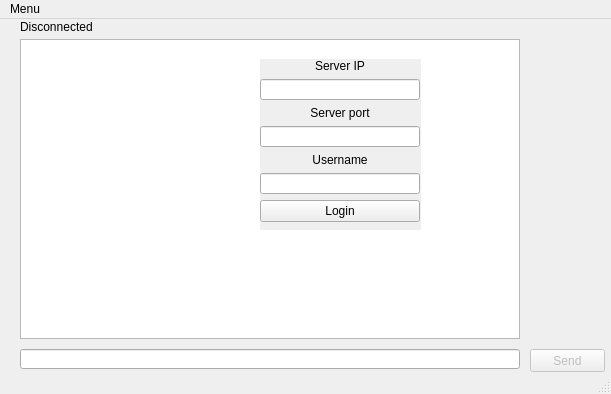
<?xml version="1.0" encoding="UTF-8"?>
<ui version="4.0">
 <class>MainWindow</class>
 <widget class="QMainWindow" name="MainWindow">
  <property name="geometry">
   <rect>
    <x>0</x>
    <y>0</y>
    <width>611</width>
    <height>394</height>
   </rect>
  </property>
  <property name="sizePolicy">
   <sizepolicy hsizetype="Minimum" vsizetype="Minimum">
    <horstretch>0</horstretch>
    <verstretch>0</verstretch>
   </sizepolicy>
  </property>
  <property name="windowTitle">
   <string>MainWindow</string>
  </property>
  <widget class="QWidget" name="centralwidget">
   <widget class="QPushButton" name="sendButton">
    <property name="enabled">
     <bool>false</bool>
    </property>
    <property name="geometry">
     <rect>
      <x>530</x>
      <y>330</y>
      <width>75</width>
      <height>23</height>
     </rect>
    </property>
    <property name="text">
     <string>Send</string>
    </property>
    <property name="shortcut">
     <string>Return</string>
    </property>
    <property name="flat">
     <bool>false</bool>
    </property>
   </widget>
   <widget class="QTextEdit" name="chatWindow">
    <property name="geometry">
     <rect>
      <x>20</x>
      <y>20</y>
      <width>500</width>
      <height>300</height>
     </rect>
    </property>
    <property name="readOnly">
     <bool>true</bool>
    </property>
   </widget>
   <widget class="QLineEdit" name="inputText">
    <property name="geometry">
     <rect>
      <x>20</x>
      <y>330</y>
      <width>500</width>
      <height>20</height>
     </rect>
    </property>
   </widget>
   <widget class="QWidget" name="loginWidget" native="true">
    <property name="enabled">
     <bool>true</bool>
    </property>
    <property name="geometry">
     <rect>
      <x>260</x>
      <y>40</y>
      <width>161</width>
      <height>171</height>
     </rect>
    </property>
    <property name="sizePolicy">
     <sizepolicy hsizetype="Minimum" vsizetype="Minimum">
      <horstretch>0</horstretch>
      <verstretch>0</verstretch>
     </sizepolicy>
    </property>
    <property name="autoFillBackground">
     <bool>true</bool>
    </property>
    <widget class="QWidget" name="verticalLayoutWidget">
     <property name="geometry">
      <rect>
       <x>0</x>
       <y>0</y>
       <width>160</width>
       <height>164</height>
      </rect>
     </property>
     <layout class="QVBoxLayout" name="loginBox">
      <item>
       <widget class="QLabel" name="label">
        <property name="text">
         <string>Server IP</string>
        </property>
        <property name="alignment">
         <set>Qt::AlignCenter</set>
        </property>
       </widget>
      </item>
      <item>
       <widget class="QLineEdit" name="serverText"/>
      </item>
      <item>
       <widget class="QLabel" name="label_3">
        <property name="text">
         <string>Server port</string>
        </property>
        <property name="alignment">
         <set>Qt::AlignCenter</set>
        </property>
       </widget>
      </item>
      <item>
       <widget class="QLineEdit" name="portText"/>
      </item>
      <item>
       <widget class="QLabel" name="label_2">
        <property name="text">
         <string>Username</string>
        </property>
        <property name="alignment">
         <set>Qt::AlignCenter</set>
        </property>
       </widget>
      </item>
      <item>
       <widget class="QLineEdit" name="nameText"/>
      </item>
      <item>
       <widget class="QPushButton" name="loginButton">
        <property name="text">
         <string>Login</string>
        </property>
       </widget>
      </item>
     </layout>
    </widget>
   </widget>
   <widget class="QLabel" name="connectionInfoLabel">
    <property name="geometry">
     <rect>
      <x>20</x>
      <y>0</y>
      <width>501</width>
      <height>16</height>
     </rect>
    </property>
    <property name="text">
     <string>Disconnected</string>
    </property>
   </widget>
  </widget>
  <widget class="QMenuBar" name="menubar">
   <property name="geometry">
    <rect>
     <x>0</x>
     <y>0</y>
     <width>611</width>
     <height>21</height>
    </rect>
   </property>
   <widget class="QMenu" name="menuHello">
    <property name="title">
     <string>Menu</string>
    </property>
    <addaction name="actionLogin"/>
    <addaction name="actionDisconnect"/>
   </widget>
   <addaction name="menuHello"/>
  </widget>
  <widget class="QStatusBar" name="statusbar"/>
  <action name="actionLogin">
   <property name="checkable">
    <bool>true</bool>
   </property>
   <property name="text">
    <string>Login</string>
   </property>
   <property name="shortcut">
    <string>Ctrl+L</string>
   </property>
  </action>
  <action name="actionDisconnect">
   <property name="checkable">
    <bool>true</bool>
   </property>
   <property name="text">
    <string>Disconnect</string>
   </property>
   <property name="shortcut">
    <string>Ctrl+Shift+D</string>
   </property>
  </action>
 </widget>
 <resources/>
 <connections/>
</ui>
